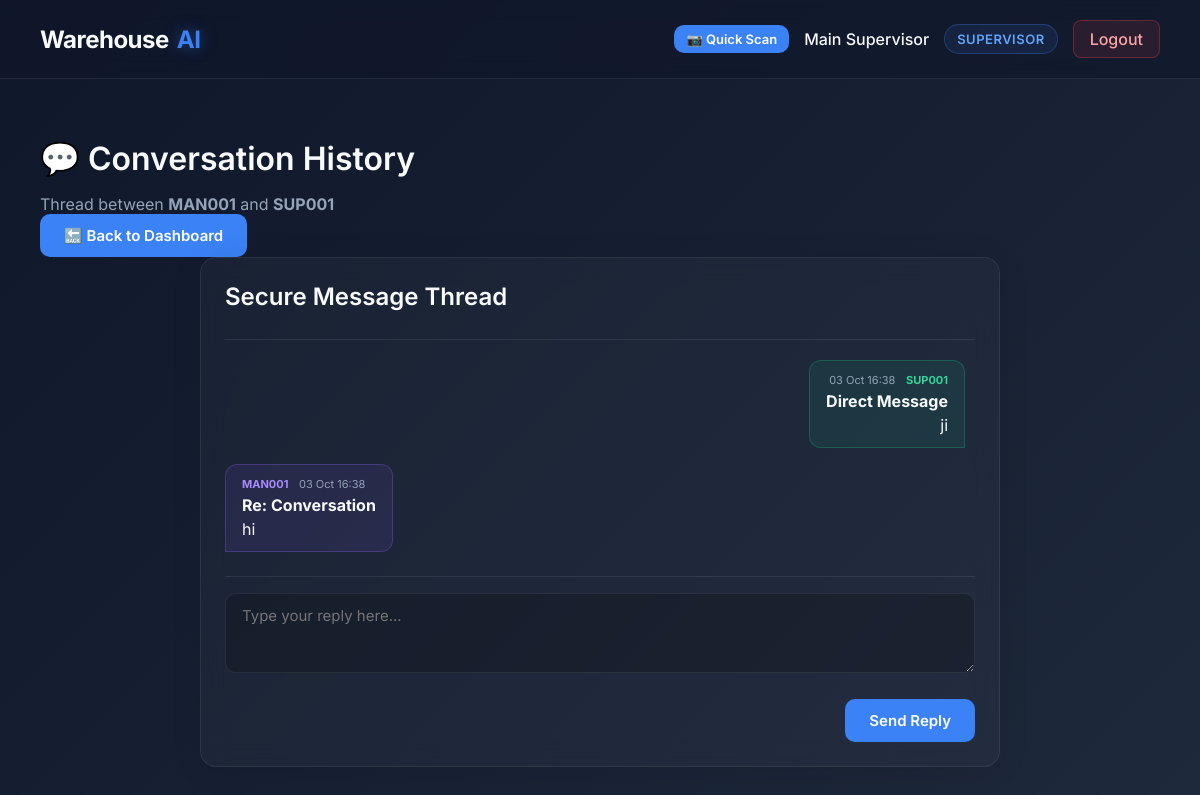
Screenshot of /conversation/MAN001/SUP001 (signed in) with the database file from the repository.
### app.py (models this page shows)
class User(db.Model):
    id = db.Column(db.Integer, primary_key=True)
    user_id = db.Column(db.String(50), unique=True, nullable=False)
    name = db.Column(db.String(100), nullable=False)
    password = db.Column(db.String(255), nullable=False)
    role = db.Column(db.String(30), nullable=False)
    qr_token = db.Column(db.String(100), unique=True, nullable=False)
    active = db.Column(db.Boolean, default=True)

class Message(db.Model):
    id = db.Column(db.Integer, primary_key=True)
    sender_id = db.Column(db.String(50), nullable=False)
    receiver_id = db.Column(db.String(50), nullable=False)
    subject = db.Column(db.String(150), nullable=False)
    body = db.Column(db.String(2000), nullable=False)
    is_read = db.Column(db.Boolean, default=False)
    msg_type = db.Column(db.String(20), default="confidential")
    attachment = db.Column(db.String(255), default="")
    created_at = db.Column(db.DateTime, default=datetime.utcnow)
    deleted_by_sender = db.Column(db.Boolean, default=False)
    deleted_by_receiver = db.Column(db.Boolean, default=False)

### app.py (the view)
@app.route("/conversation/<u1>/<u2>")
def view_conversation(u1, u2):
    user = login_required()
    if not user:
        return redirect(url_for("login"))
    if user.role != "supervisor" and user.user_id not in [u1, u2]:
        flash("Unauthorized to view this conversation.", "error")
        return role_dashboard(user)
    messages = Message.query.filter(
        db.or_(
            db.and_(Message.sender_id == u1, Message.receiver_id == u2),
            db.and_(Message.sender_id == u2, Message.receiver_id == u1)
        ),
        Message.msg_type == "confidential",
        Message.attachment == ""
    ).order_by(Message.created_at.asc()).all()
    if user.role != "supervisor":
        messages = [m for m in messages if not (
            (m.sender_id == user.user_id and m.deleted_by_sender) or
            (m.receiver_id == user.user_id and m.deleted_by_receiver)
        )]
    return render_template("conversation.html", user=user, u1=u1, u2=u2, messages=messages)

### app.py (called while the page is built)
def me():
    if "user_id" not in session:
        return None
    return db.session.get(User, session["user_id"])

def login_required():
    return me()

### templates/conversation.html (shortened to what this page needs)
{% extends "base.html" %}
{% block content %}
<div class="dashboard-header">
    <div>
        <h1>💬 Conversation History</h1>
        <p style="color: var(--text-muted);">Thread between <strong>{{ u1 }}</strong> and <strong>{{ u2 }}</strong></p>
    </div>
    <div>
        <a href="/" class="btn btn-primary" style="text-decoration: none;">🔙 Back to Dashboard</a>
    </div>
</div>
<div class="dashboard-grid" style="grid-template-columns: 1fr; max-width: 800px; margin: 0 auto;">
    <div class="glass panel">
        <div class="panel-header">
            <h2>Secure Message Thread</h2>
        </div>
        <div style="display: flex; flex-direction: column; gap: 16px; margin-top: 10px; max-height: 600px; overflow-y: auto; padding-right: 10px;">
            {% for m in messages %}
                {% if m.sender_id == u1 %}
                    <div style="align-self: flex-start; background: rgba(139, 92, 246, 0.1); border: 1px solid rgba(139, 92, 246, 0.3); padding: 12px 16px; border-radius: 12px; border-bottom-left-radius: 0; max-width: 80%;">
                        <div style="font-size: 11px; color: #a78bfa; margin-bottom: 4px; font-weight: bold;">{{ m.sender_id }} <span style="color: var(--text-muted); font-weight: normal; margin-left: 8px;">{{ m.created_at.strftime("%d %b %H:%M") }}</span></div>
                        <div style="font-weight: bold; margin-bottom: 4px;">{{ m.subject }}</div>
                        <div style="color: var(--text-main);">{{ m.body }}</div>
                    </div>
                {% else %}
                    <div style="align-self: flex-end; background: rgba(16, 185, 129, 0.1); border: 1px solid rgba(16, 185, 129, 0.3); padding: 12px 16px; border-radius: 12px; border-bottom-right-radius: 0; max-width: 80%; text-align: right;">
                        <div style="font-size: 11px; color: #34d399; margin-bottom: 4px; font-weight: bold;"><span style="color: var(--text-muted); font-weight: normal; margin-right: 8px;">{{ m.created_at.strftime("%d %b %H:%M") }}</span> {{ m.sender_id }}</div>
                        <div style="font-weight: bold; margin-bottom: 4px;">{{ m.subject }}</div>
                        <div style="color: var(--text-main);">{{ m.body }}</div>
                    </div>
                {% endif %}
            {% else %}
                <p style="color: var(--text-muted); text-align: center;">No messages found in this conversation.</p>
            {% endfor %}
        </div>
        <hr style="border: 0; border-top: 1px solid var(--glass-border); margin: 24px 0 16px 0;">
        {% if user.role != "supervisor" or user.user_id == u1 or user.user_id == u2 %}
            <form method="post" action="/message/send" style="display: flex; flex-direction: column; gap: 10px;">
                <textarea name="body" placeholder="Type your reply here..." required style="height: 80px;"></textarea>
                <button type="submit" class="btn btn-primary" style="align-self: flex-end;">Send Reply</button>
            </form>
        {% else %}
            <p style="color: var(--text-muted); text-align: center; font-style: italic; font-size: 13px;">Supervisors cannot reply to intercepted conversations.</p>
        {% endif %}
    </div>
</div>
{% endblock %}

### templates/base.html (shortened to what this page needs)
<!DOCTYPE html>
<html lang="en">
<head>
</head>
<body>
    {% if session.get('user_id') %}
    <header>
        <div class="brand">Warehouse <span>AI</span></div>
        <div class="user-nav">
            <button class="btn btn-primary" onclick="openScanner()" style="padding: 6px 12px; font-size: 13px;">📷 Quick Scan</button>
            <span style="font-weight: 500;">{{ user.name }}</span>
            <span class="role-badge">{{ user.role }}</span>
            <a href="/logout" class="btn-logout">Logout</a>
        </div>
    </header>
    {% endif %}
    <main>
        {% block content %}{% endblock %}
    </main>
</body>
</html>

### templates/base.html (style rules this page uses)
:root { --bg-grad-1: #0f172a; --bg-grad-2: #1e293b; --glass-bg: rgba(255, 255, 255, 0.03); --glass-border: rgba(255, 255, 255, 0.08); --text-main: #f8fafc; --text-muted: #94a3b8; --primary: #3b82f6; --primary-hover: #2563eb; --success: #10b981; --danger: #ef4444; --warning: #f59e0b; --purple: #8b5cf6; }
* { box-sizing: border-box; margin: 0; padding: 0; font-family: 'Inter', sans-serif; }
body { background: linear-gradient(135deg, var(--bg-grad-1), var(--bg-grad-2)); color: var(--text-main); min-height: 100vh; display: flex; flex-direction: column; }
.glass { background: var(--glass-bg); backdrop-filter: blur(12px); -webkit-backdrop-filter: blur(12px); border: 1px solid var(--glass-border); border-radius: 16px; box-shadow: 0 4px 30px rgba(0, 0, 0, 0.1); }
header { padding: 20px 40px; display: flex; justify-content: space-between; align-items: center; border-bottom: 1px solid var(--glass-border); background: rgba(15, 23, 42, 0.6); backdrop-filter: blur(10px); position: sticky; top: 0; z-index: 100; }
.brand { font-size: 24px; font-weight: 700; letter-spacing: -0.5px; display: flex; align-items: center; gap: 8px; }
.brand span { color: var(--primary); text-shadow: 0 0 15px rgba(59, 130, 246, 0.5); }
.user-nav { display: flex; align-items: center; gap: 15px; }
.role-badge { background: rgba(59, 130, 246, 0.1); border: 1px solid rgba(59, 130, 246, 0.3); color: #60a5fa; padding: 6px 12px; border-radius: 20px; font-size: 13px; font-weight: 600; text-transform: uppercase; letter-spacing: 0.5px; }
.btn-logout { background: rgba(239, 68, 68, 0.1); color: #fca5a5; border: 1px solid rgba(239, 68, 68, 0.3); padding: 8px 16px; border-radius: 8px; text-decoration: none; font-weight: 500; transition: all 0.2s; }
main { flex: 1; padding: 40px; max-width: 1600px; margin: 0 auto; width: 100%; }
h1, h2, h3 { font-weight: 600; margin-bottom: 16px; }
input, select, textarea { width: 100%; background: rgba(0, 0, 0, 0.2); border: 1px solid var(--glass-border); color: var(--text-main); padding: 12px 16px; border-radius: 10px; font-size: 15px; margin-bottom: 16px; transition: all 0.3s; }
button, .btn { display: inline-block; background: var(--primary); color: white; border: none; padding: 12px 24px; border-radius: 10px; font-size: 15px; font-weight: 600; cursor: pointer; transition: all 0.3s; text-decoration: none; text-align: center; }
.dashboard-grid { display: grid; grid-template-columns: 2fr 1fr; gap: 30px; }
.panel { padding: 24px; margin-bottom: 24px; }
.panel-header { display: flex; justify-content: space-between; align-items: center; margin-bottom: 20px; border-bottom: 1px solid var(--glass-border); padding-bottom: 12px; }

### rows the page displays
User: name "Main Supervisor", role "SUPERVISOR"
Message: created_at "03 Oct 16:38", sender_id "SUP001", subject "Direct Message", body "ji"
Message: sender_id "MAN001", created_at "03 Oct 16:38", subject "Re: Conversation", body "hi"

### other values shown
{{ u1 }} "MAN001"
{{ u2 }} "SUP001"
